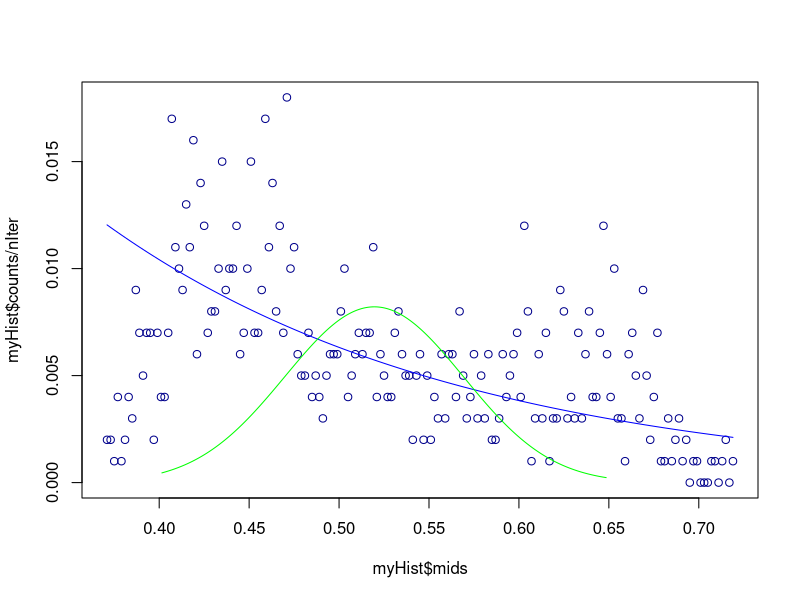
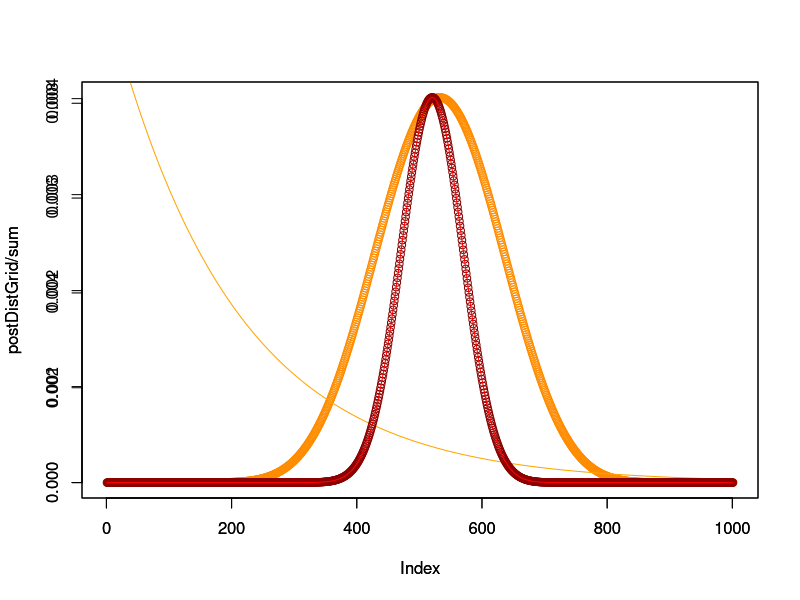

These figures' R source, in order:
## Lab03 ---- Problem#1, Part#B ----------------------------------------
#-----------------------------------------------------------------------
#                     The Metropolis algorithm
#-----------------------------------------------------------------------
rm(list = ls())
piOld = 0.5

nIter = 1000
postDistMetro = vector(length = nIter)

for (i in 1:nIter) {
  
  pOld = (dexp(piOld, rate=5)/0.9932621) * dbinom(14,24, piOld)
  
  piNew = piOld + rnorm(1,0,sd=0.01)
  
  if (piNew > 1) {piNew=1}
  else if (piNew <0) {piNew=0}
  
  pNew = (dexp(piNew, rate=5)/0.9932621) * dbinom(14,24, piNew)
  
  ratio = pNew/pOld
  
  if (ratio >1 || ratio >= runif(1)){
    piOld = piNew
  }
  
  postDistMetro[i] = piOld
}

myHist = hist(postDistMetro, breaks =200, plot=FALSE)
plot(myHist$mids, myHist$counts/nIter, col='darkblue')
dexpsum = sum(dexp(myHist$mids, rate=5)/0.9932621)
lines(myHist$mids, (dexp(myHist$mids, rate=5)/0.9932621)/dexpsum, col='blue')

#-----------------------------------------------------------------------
#                     Compare Metropolis with prior beta(40,40)
#-----------------------------------------------------------------------

piOld = 0.5

nIter = 1000
postDistMetro = vector(length = nIter)

for (i in 1:nIter) {
  
  pOld = dbeta(piOld, 40, 40) * dbinom(14,24, piOld)
  
  piNew = piOld + rnorm(1,0,sd=0.01)
  
  if (piNew > 1) {piNew=1}
  else if (piNew <0) {piNew=0}
  
  pNew = dbeta(piNew, 40, 40) * dbinom(14,24, piNew)
  
  ratio = pNew/pOld
  
  if (ratio >1 || ratio >= runif(1)){
    piOld = piNew
  }
  
  postDistMetro[i] = piOld
}

myHist = hist(postDistMetro, breaks =200, plot=FALSE)
par(new=TRUE)
# plot(myHist$mids, myHist$counts/nIter, col='lightgreen')
dexpsum = sum(dbeta(myHist$mids, 40+14, 40+10))
lines(myHist$mids, dbeta(myHist$mids, 40+14, 40+10)/dexpsum, col='green')


## Lab03 ---- Problem#1, Part#B ----------------------------------------
#-----------------------------------------------------------------------
#                     Grid approximation
#-----------------------------------------------------------------------
rm(list = ls())
numBreaks = 1000
postDistGrid = vector(length = numBreaks)
xVals = seq(0,1, 1/numBreaks)

i = 1
sum = 0
for (x in xVals) {
  
  postDistGrid[i] = (dexp(x, rate=5)/0.9932621) * dbinom(14, 24,x)
  sum = sum + postDistGrid[i]
  i = i+1
  
}

plot(postDistGrid / sum, col='darkorange')
lines((dexp(xVals, rate=5)/0.9932621)/sum(dexp(xVals, rate=5)/0.9932621), col='orange')

#-----------------------------------------------------------------------
#                     Compare Grid with prior beta(40,40)
#-----------------------------------------------------------------------

numBreaks = 1000
postDistGrid = vector(length = numBreaks)
xVals = seq(0,1, 1/numBreaks)

i = 1
sum = 0
for (x in xVals) {
  
  postDistGrid[i] = dbeta(x, 40, 40) * dbinom(14, 24,x)
  sum = sum + postDistGrid[i]
  i = i+1
  
}

par(new=TRUE)
plot(postDistGrid / sum, col='darkred')
lines(dbeta(xVals, 40+14, 40+10)/sum(dbeta(xVals, 40+14, 40+10)), col='red')
